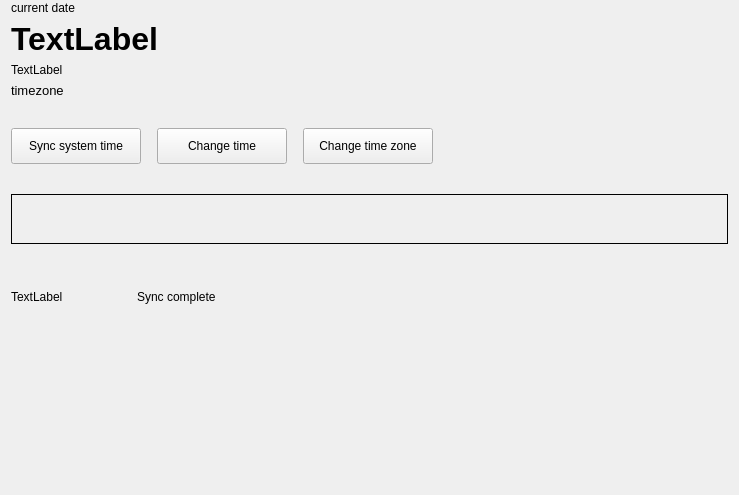
<?xml version="1.0" encoding="UTF-8"?>
<ui version="4.0">
 <class>DateTime</class>
 <widget class="QWidget" name="DateTime">
  <property name="geometry">
   <rect>
    <x>0</x>
    <y>0</y>
    <width>739</width>
    <height>495</height>
   </rect>
  </property>
  <property name="minimumSize">
   <size>
    <width>0</width>
    <height>0</height>
   </size>
  </property>
  <property name="maximumSize">
   <size>
    <width>16777215</width>
    <height>16777215</height>
   </size>
  </property>
  <property name="windowTitle">
   <string>DateTime</string>
  </property>
  <layout class="QVBoxLayout" name="verticalLayout">
   <property name="topMargin">
    <number>1</number>
   </property>
   <item>
    <widget class="QLabel" name="titleLabel">
     <property name="sizePolicy">
      <sizepolicy hsizetype="Preferred" vsizetype="Preferred">
       <horstretch>0</horstretch>
       <verstretch>0</verstretch>
      </sizepolicy>
     </property>
     <property name="minimumSize">
      <size>
       <width>0</width>
       <height>0</height>
      </size>
     </property>
     <property name="maximumSize">
      <size>
       <width>16777215</width>
       <height>16777215</height>
      </size>
     </property>
     <property name="text">
      <string>current date</string>
     </property>
    </widget>
   </item>
   <item>
    <widget class="QLabel" name="timeClockLable">
     <property name="sizePolicy">
      <sizepolicy hsizetype="Preferred" vsizetype="Preferred">
       <horstretch>0</horstretch>
       <verstretch>0</verstretch>
      </sizepolicy>
     </property>
     <property name="minimumSize">
      <size>
       <width>151</width>
       <height>3</height>
      </size>
     </property>
     <property name="maximumSize">
      <size>
       <width>167000</width>
       <height>50</height>
      </size>
     </property>
     <property name="font">
      <font>
       <pointsize>24</pointsize>
       <weight>75</weight>
       <bold>true</bold>
      </font>
     </property>
     <property name="text">
      <string>TextLabel</string>
     </property>
    </widget>
   </item>
   <item>
    <widget class="QLabel" name="dateLabel">
     <property name="sizePolicy">
      <sizepolicy hsizetype="Preferred" vsizetype="Preferred">
       <horstretch>0</horstretch>
       <verstretch>0</verstretch>
      </sizepolicy>
     </property>
     <property name="minimumSize">
      <size>
       <width>127</width>
       <height>14</height>
      </size>
     </property>
     <property name="maximumSize">
      <size>
       <width>167000</width>
       <height>18000</height>
      </size>
     </property>
     <property name="text">
      <string>TextLabel</string>
     </property>
    </widget>
   </item>
   <item>
    <widget class="QLabel" name="timezoneLabel">
     <property name="sizePolicy">
      <sizepolicy hsizetype="Preferred" vsizetype="Preferred">
       <horstretch>0</horstretch>
       <verstretch>0</verstretch>
      </sizepolicy>
     </property>
     <property name="minimumSize">
      <size>
       <width>347</width>
       <height>14</height>
      </size>
     </property>
     <property name="maximumSize">
      <size>
       <width>167000</width>
       <height>167000</height>
      </size>
     </property>
     <property name="font">
      <font>
       <pointsize>10</pointsize>
      </font>
     </property>
     <property name="text">
      <string>timezone</string>
     </property>
    </widget>
   </item>
   <item>
    <layout class="QHBoxLayout" name="chgLayout">
     <property name="spacing">
      <number>16</number>
     </property>
     <property name="topMargin">
      <number>24</number>
     </property>
     <property name="bottomMargin">
      <number>24</number>
     </property>
     <item>
      <widget class="QPushButton" name="synsystimeBtn">
       <property name="sizePolicy">
        <sizepolicy hsizetype="Minimum" vsizetype="Fixed">
         <horstretch>0</horstretch>
         <verstretch>0</verstretch>
        </sizepolicy>
       </property>
       <property name="minimumSize">
        <size>
         <width>130</width>
         <height>36</height>
        </size>
       </property>
       <property name="maximumSize">
        <size>
         <width>130</width>
         <height>16777215</height>
        </size>
       </property>
       <property name="layoutDirection">
        <enum>Qt::LeftToRight</enum>
       </property>
       <property name="text">
        <string>Sync system time</string>
       </property>
      </widget>
     </item>
     <item>
      <widget class="QPushButton" name="chgtimebtn">
       <property name="minimumSize">
        <size>
         <width>130</width>
         <height>36</height>
        </size>
       </property>
       <property name="maximumSize">
        <size>
         <width>130</width>
         <height>36</height>
        </size>
       </property>
       <property name="text">
        <string>Change time</string>
       </property>
      </widget>
     </item>
     <item>
      <widget class="QPushButton" name="chgzonebtn">
       <property name="minimumSize">
        <size>
         <width>130</width>
         <height>36</height>
        </size>
       </property>
       <property name="maximumSize">
        <size>
         <width>130</width>
         <height>36</height>
        </size>
       </property>
       <property name="text">
        <string>Change time zone</string>
       </property>
      </widget>
     </item>
     <item>
      <spacer name="horizontalSpacer">
       <property name="orientation">
        <enum>Qt::Horizontal</enum>
       </property>
       <property name="sizeType">
        <enum>QSizePolicy::Expanding</enum>
       </property>
       <property name="sizeHint" stdset="0">
        <size>
         <width>40</width>
         <height>20</height>
        </size>
       </property>
      </spacer>
     </item>
    </layout>
   </item>
   <item>
    <widget class="QFrame" name="hourFrame">
     <property name="minimumSize">
      <size>
       <width>552</width>
       <height>50</height>
      </size>
     </property>
     <property name="maximumSize">
      <size>
       <width>960</width>
       <height>50</height>
      </size>
     </property>
     <property name="frameShape">
      <enum>QFrame::Box</enum>
     </property>
    </widget>
   </item>
   <item>
    <layout class="QHBoxLayout" name="horizontalLayout">
     <property name="topMargin">
      <number>32</number>
     </property>
     <item>
      <widget class="QLabel" name="syslabel">
       <property name="minimumSize">
        <size>
         <width>120</width>
         <height>30</height>
        </size>
       </property>
       <property name="maximumSize">
        <size>
         <width>120</width>
         <height>30</height>
        </size>
       </property>
       <property name="text">
        <string>TextLabel</string>
       </property>
      </widget>
     </item>
     <item>
      <widget class="QLabel" name="endlabel">
       <property name="minimumSize">
        <size>
         <width>120</width>
         <height>30</height>
        </size>
       </property>
       <property name="sizeIncrement">
        <size>
         <width>120</width>
         <height>30</height>
        </size>
       </property>
       <property name="text">
        <string>Sync complete</string>
       </property>
      </widget>
     </item>
     <item>
      <spacer name="horizontalSpacer_2">
       <property name="orientation">
        <enum>Qt::Horizontal</enum>
       </property>
       <property name="sizeHint" stdset="0">
        <size>
         <width>40</width>
         <height>20</height>
        </size>
       </property>
      </spacer>
     </item>
    </layout>
   </item>
   <item>
    <spacer name="verticalSpacer">
     <property name="orientation">
      <enum>Qt::Vertical</enum>
     </property>
     <property name="sizeHint" stdset="0">
      <size>
       <width>20</width>
       <height>158</height>
      </size>
     </property>
    </spacer>
   </item>
  </layout>
 </widget>
 <layoutdefault spacing="6" margin="11"/>
 <resources/>
 <connections/>
</ui>
